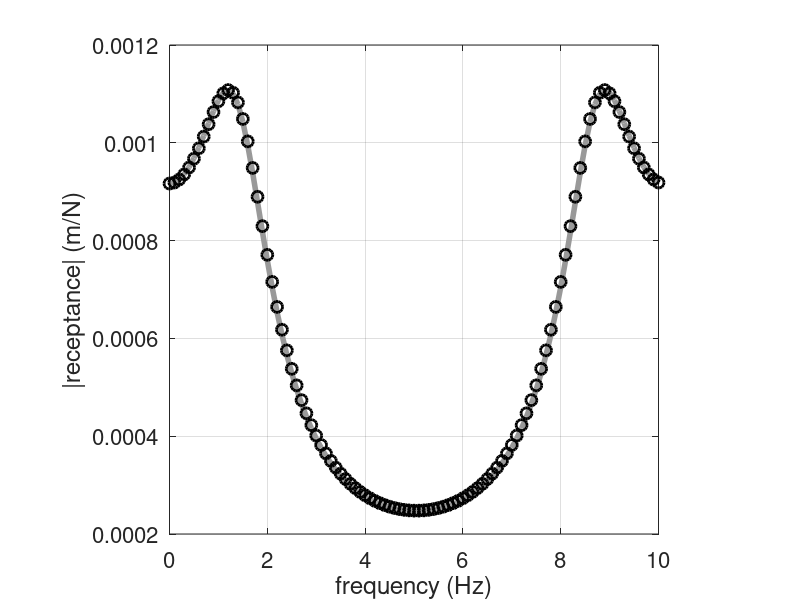
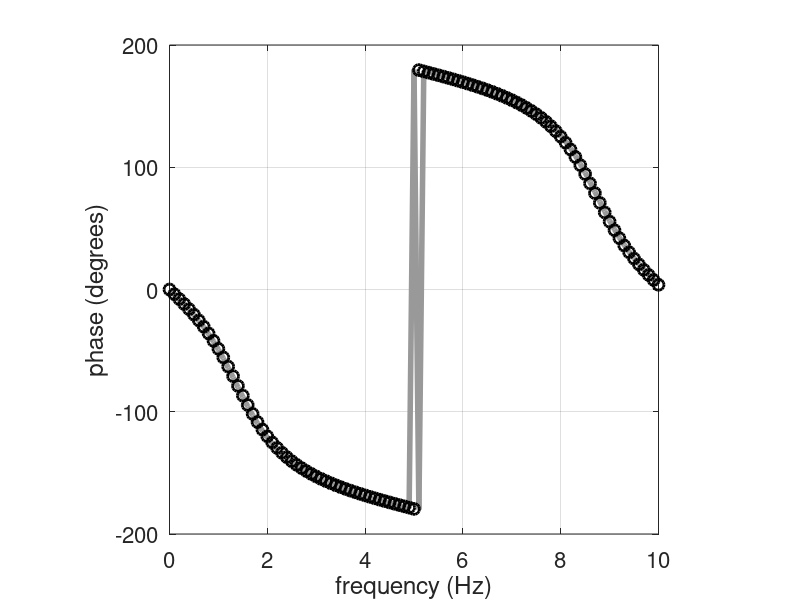

The MATLAB source for these figures, in order:

clear all 
%% parameters
m = 10;                              % mass           
k=1000;                              % stiffness  
z = 0.5; c = 2*z*sqrt(m*k);          % damping 
wn=sqrt(k/m); wd=sqrt(1-z^2)*wn;     % undamped and damped natural frequencies

%% time and frequency parameters
T=10;                                % time window
fs=10;                               % sampling frequency
dt=1/fs; t=0:dt:T;                   % time resolution and time vector
df=1/T; f=0:df:fs;                   % frequency resolution and frequency vector
N=length(t);                             

%% impulse response
h=1/(m*wd)*exp(-z*wn*t).*sin(wd*t);  % IRF

%% calculation of DFT
H=dt*fft(h);                         % calculation of receptance FRF

%% calculation of aliased response
for p=1:1000                         % calculation of the frequency range that is included in the sum of aliases for the theoretical FRF
    f1=(p-1)*fs:df:p*fs;
    w1=2*pi*f1;
    HP(p,:)=1./(k-w1.^2*m+j*w1*c);   % aliased FRF for +ve frequencies
    f2=-p*fs:df:-(p-1)*fs;
    w2=2*pi*f2;
    HM(p,:)=1./(k-w2.^2*m+j*w2*c);   % aliased FRF for -ve frequencies
end
MP=sum(HP); MS=(sum(HM));            % summing all aliases
HT1=MP+MS;                           % total aliased FRF

HT=HT1(1:(N+1)/2);
HA=[HT fliplr(conj(HT))];            % double sided spectrum
HA1=HA(1:length(f));

%% plot of results
figure                                    % modulus
plot(f,abs(HA1),'k','linewidth',4,'Color',[.6 .6 .6])
hold on
plot(f,abs(H),'ok','linewidth',2,'markersize',8)
xticks([0 2 4 6 8 10])
set(gca,'fontsize',16)
xlabel('frequency (Hz)');
ylabel('|receptance| (m/N)');
grid;axis square

figure                                             % phase
plot(f,180/pi*angle(HA1),'k','linewidth',4,'Color',[.6 .6 .6])
hold on
plot(f,180/pi*angle(H),'ok','linewidth',2,'markersize',8)
xticks([0 2 4 6 8 10])
set(gca,'fontsize',16)
xlabel('frequency (Hz)');
ylabel('phase (degrees)');
grid;axis square
